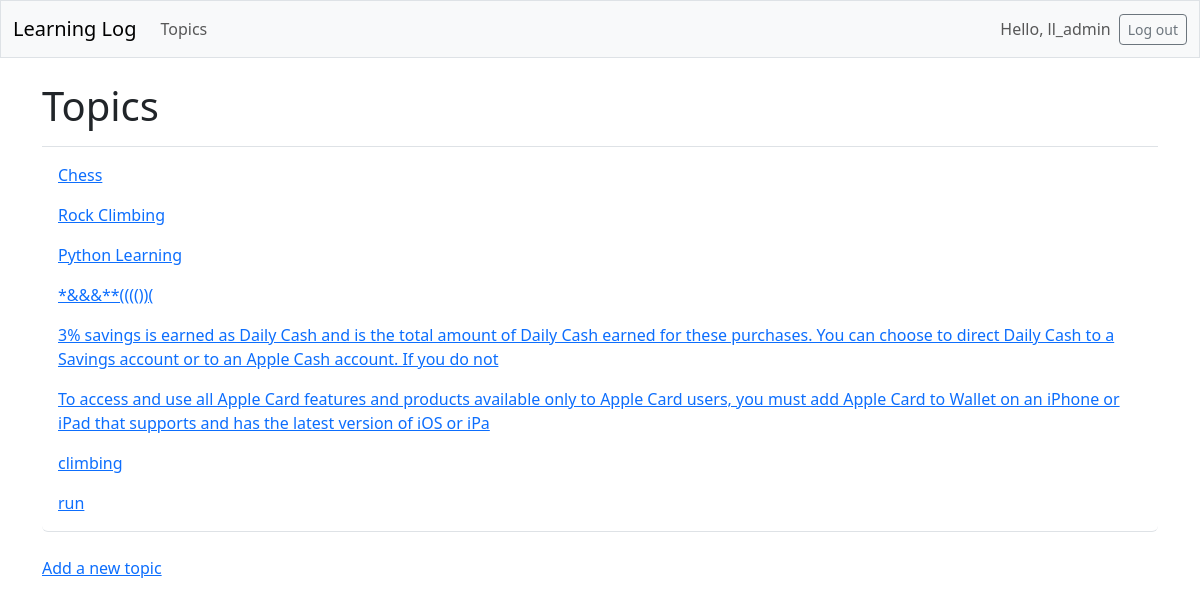
The app's page /topics/ (signed in) with its own data.
### learning_logs/models.py (models this page shows, shortened)
class Topic(models.Model):
    text = models.CharField(max_length=200)
    date_added = models.DateTimeField(auto_now_add=True)
    owner = models.ForeignKey(User, on_delete=models.CASCADE)

### learning_logs/views.py (the view)
# urls.py: path('topics/', views.topics, name='topics'),
@login_required
def topics(request):
    topics = Topic.objects.filter(owner=request.user).order_by('date_added')
    context = {'topics':topics}
    return render(request, 'learning_logs/topics.html', context)

### learning_logs/templates/learning_logs/topics.html
{% extends 'learning_logs/base.html' %}
{% block page_header %}
    <h1>Topics</h1>
{% endblock page_header %}
{% block content %}
    <ul class="list-group border-bottom pb-2 mb-4">
        {% for topic in topics %}
            <li class="list-group-item border-0">
                <a href="{% url 'learning_logs:topic' topic.id %}">
                {{ topic.text }}</a>
            </li>
            {% empty %}
            <li class="list-group-item border-0">No topics have been added yet.</li>
        {% endfor %}
    </ul>
    <a href="{% url 'learning_logs:new_topic' %}">Add a new topic</a>
{% endblock content %}

### learning_logs/templates/learning_logs/base.html (shortened to what this page needs)
<!doctype html>
<html lang="en">
<head>
    {% load django_bootstrap5 %}
    {% bootstrap_css %}
</head>
<body>
    <nav class="navbar navbar-expand-md navbar-light bg-light mb-4 border">
        <div class="container-fluid">
            <a class="navbar-brand" href="{% url 'learning_logs:index' %}">Learning Log</a>
            <div class="collapse navbar-collapse" id="navbarCollapse">
                <ul class="navbar-nav me-auto mb-2 mb-md-0">
                    <li class="nav-item">
                        <a class="nav-link" href="{% url 'learning_logs:topics' %}">Topics</a>
                    </li>
                </ul>
                <ul class="navbar-nav ms-auto mb-2 mb-md-0">
                    {% if user.is_authenticated %}
                        <li class="nav-item">
                            <span class="navbar-text me-2">Hello, {{ user.username }}</span>
                        </li>
                    {% endif %}
                </ul>
                {% if user.is_authenticated %}
                    <form action="{% url 'accounts:logout' %}" method="post">
                        <button
                            name="submit" class="btn btn-outline-secondary btn-sm">Log out
                        </button>
                    </form>
                {% endif %}
            </div>
        </div>
    </nav>
    <main class="container">
        <div class="pb-2 mb-2 border-bottom">
            {% block page_header %}{% endblock page_header %}
        </div>
        <div>
            {% block content %}{% endblock content %}
        </div>
    </main>
</body>
</html>

### records on screen
Topic: text "Chess"
Topic: text "Rock Climbing"
Topic: text "Python Learning"
Topic: text "*&&&**(((())("
Topic: text "3% savings is earned as Daily Cash and is the total amount of Daily Cash earned for these purchases. You can choose to direct Daily Cash to a Savings account or to an Apple Cash account. If you do not"
Topic: text "To access and use all Apple Card features and products available only to Apple Card users, you must add Apple Card to Wallet on an iPhone or iPad that supports and has the latest version of iOS or iPa"
Topic: text "climbing"
Topic: text "run"

### other values on screen
{{ user.username }} "ll_admin"
